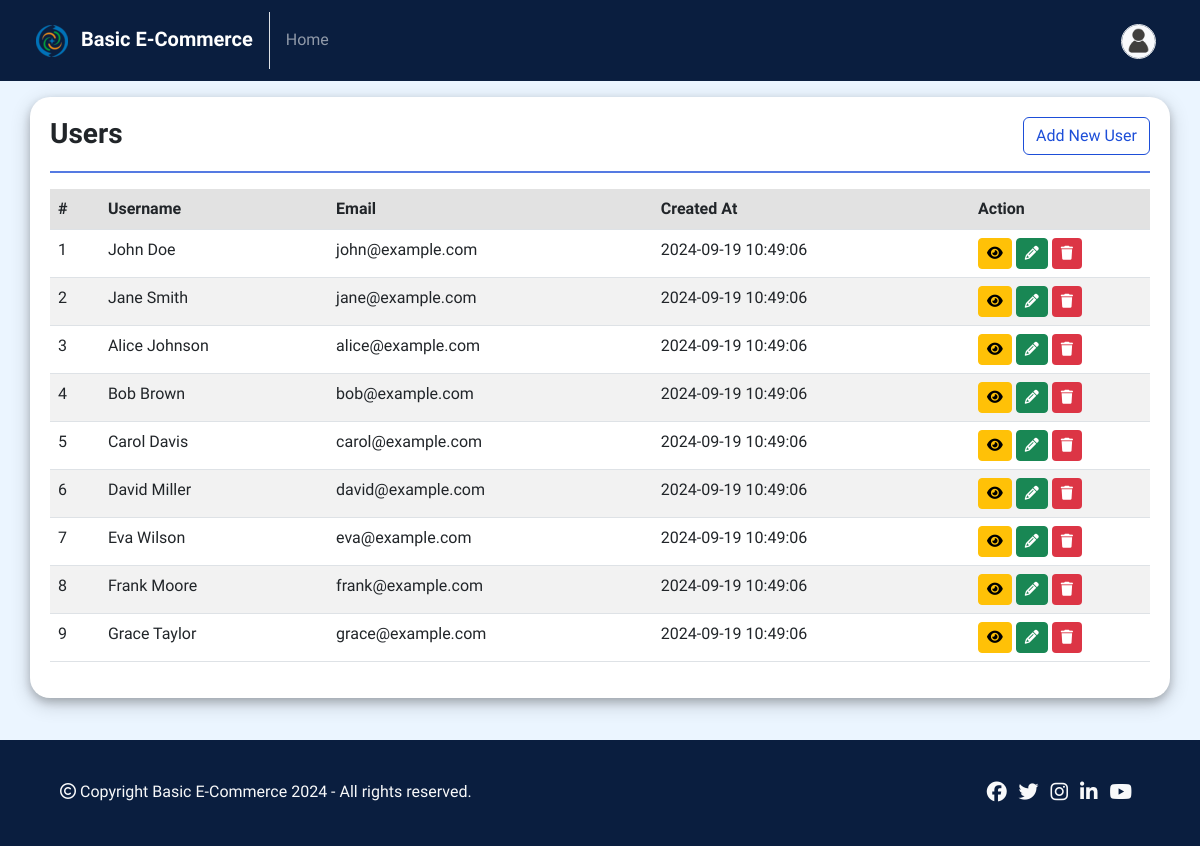
Before: /admin/users.php (signed in) with the older database file.
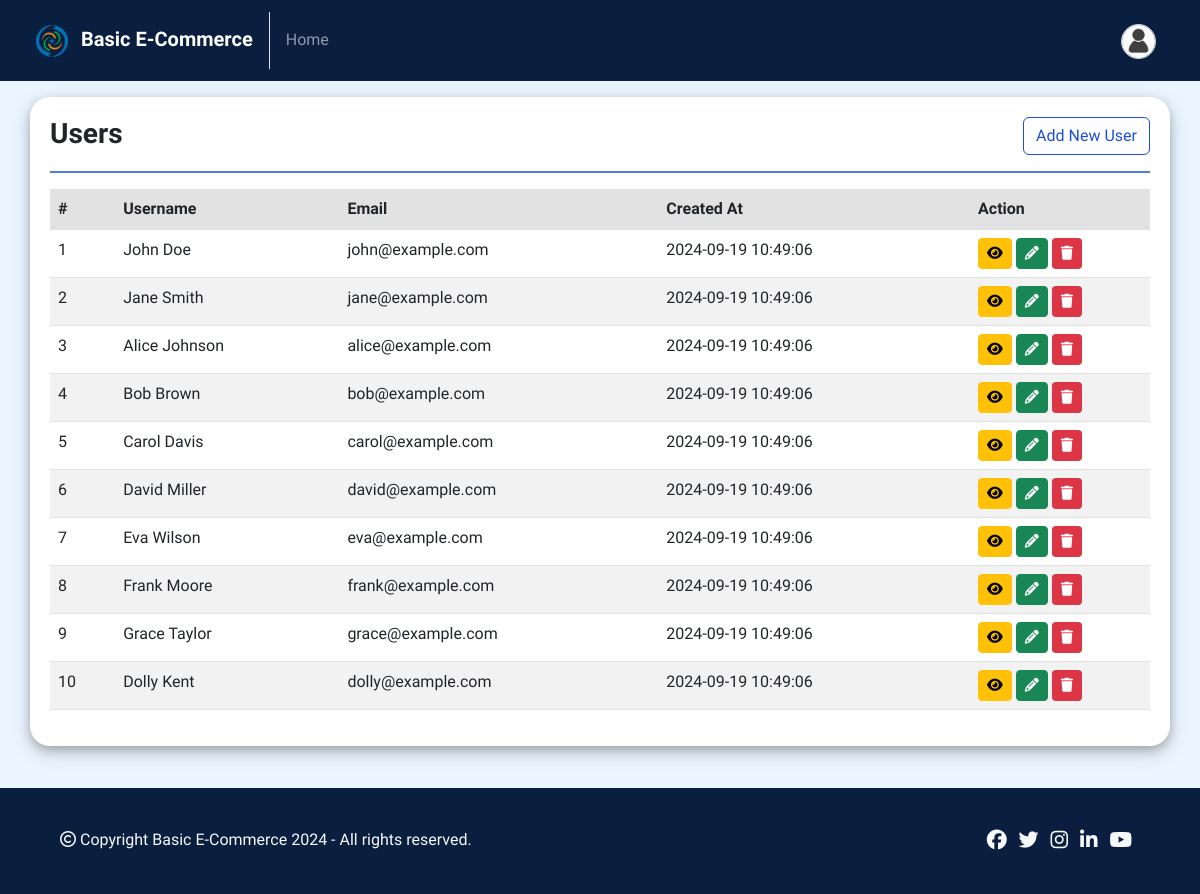
After: the same page with the newer database file.
### tables this page shows
CREATE TABLE `users` (
  `id` INT AUTO_INCREMENT PRIMARY KEY,
  `username` varchar(255) NOT NULL,
  `email` varchar(255) UNIQUE NOT NULL,
  `role` char(1) NOT NULL DEFAULT 'u',
  `password` varchar(255) NOT NULL,
  `created_at` datetime NOT NULL DEFAULT current_timestamp()
);

### admin/users.php (the view, shortened to what this page needs)
<?php
include("../includes/db-connection.php");
?>
<!DOCTYPE html>
<html lang="en">
<head>
    <?php include("../includes/head-contents.php"); ?>
</head>
<body>
    <?php include("../includes/navbar.php"); ?>
    <div class="container mt-1 mb-5">
        <div class="row">
            <div class="box">
                <div class="row">
                    <div class="col-8">
                        <h3 class="fw-bold my-0">Users</h3>
                    </div>
                    <div class="col-4 text-end">
                        <a href="user-create.php" class="btn btn-outline-danger">Add New User</a>
                    </div>
                </div>
                <hr>
                <div class="table-responsive crud-table">
                <?php
                $sql = "SELECT * FROM users WHERE role = 'u' ORDER BY created_at DESC";
                $stmt = $conn->prepare($sql);
                $stmt->execute();
                $result = $stmt->get_result();
                if($result->num_rows > 0) { ?>
                <table class="table table-striped">
                    <tr class="sticky-header">
                        <th>#</th>
                        <th>Username</th>
                        <th>Email</th>
                        <th>Created At</th>
                        <th>Action</th>
                    </tr>
                    <?php $i = 1; while($user = $result->fetch_assoc()) { ?>
                    <tr>
                        <td><?php echo $i++; ?></td>
                        <td><?php echo $user['username'] ?></td>
                        <td><?php echo $user['email'] ?></td>
                        <td><?php echo $user['created_at'] ?></td>
                        <td class="action-column">
                            <a href="user-view.php?id=<?php echo $user['id'] ?>" class="btn btn-warning btn-sm" title="View"><i class="fa fa-eye"></i></a>
                            <a href="user-update.php?id=<?php echo $user['id'] ?>" class="btn btn-success btn-sm" title="Edit"><i class="fa fa-pencil"></i></a>
                            <form action="user-delete.php" method="POST" class="d-inline-block">
                                <button type="submit" name="delete" class="btn btn-trash btn-sm" title="Delete" onclick="return confirm('Are you sure you want to remove this record?');"><i class="fa fa-trash"></i></button>
                            </form>
                        </td>
                    </tr>
                    <?php } ?>
                </table>
                <?php } else { ?>
                    <span class="fw-bold">No record found!</span>
                <?php } ?>
                </div>
            </div>
        </div>
    </div>
    <?php include("../includes/footer.php"); ?>
</body>
</html>

### includes/head-contents.php (shortened to what this page needs)
<link href="../css/bootstrap.min.css" rel="stylesheet">
<link rel="stylesheet" href="https://cdnjs.cloudflare.com/ajax/libs/font-awesome/6.6.0/css/all.min.css" />
<link href="../css/styles.css" rel="stylesheet">

### includes/navbar.php (shortened to what this page needs)
<?php
$current_page = basename($_SERVER['PHP_SELF']);
?>
<nav class="navbar navbar-expand-md bg-dark navbar-dark">
  <div class="container-fluid mx-4 my-1">
    <a class="navbar-brand fw-bold" href="../base/index.php">
      <img src="../images/logo.png" style="width: 32px;" alt="logo" class="me-2">
      <?php
        echo WEBSITE_NAME;
      ?>
    </a>
    <div class="collapse navbar-collapse" id="collapsibleNavbar">
      <ul class="navbar-nav w-100">
        <li class="nav-item mt-2 mb-1">
          <a class="nav-link <?php echo ($current_page == 'index.php') ? 'active fw-bold' : '' ?>" href="../base/index.php">Home</a>
        </li>
        <?php
        if(isset($_SESSION['loggedin']) && $_SESSION['loggedin'] == true)
        { ?>
        <li class="nav-item dropdown ms-md-auto" >
          <a class="nav-link login-btn <?php echo ($current_page == 'login.php') ? 'active' : '' ?>" id="navbarDropdown" role="button" data-bs-toggle="dropdown" aria-expanded="false" href="#">
            <?php $img = "../images/user.jpg"; ?>
            <img src="<?php echo $img; ?>" class="navbar-profile-image rounded-circle border mt-1">
          </a>
        </li>
        <?php } else { ?>
          <li class="nav-item color-white ms-md-auto btn badge mt-2 mb-2 <?php echo ($current_page == 'login.php') ? 'btn-danger' : 'btn-outline-danger' ?>">
            <a class="nav-link login-btn <?php echo ($current_page == 'login.php') ? 'active' : '' ?>" href="login.php">Login</a>
          </li>
        <?php } ?>
      </ul>
    </div>
  </div>
</nav>

### includes/footer.php (shortened to what this page needs)
<div class="container-fluid bg-dark mt-5 footer">
	<div class="row">
		<div class="col-md-6">
			<p class="text-light px-5 py-md-4 text-md-start text-center mt-3">
				<i class="fa-regular fa-copyright"></i>
				Copyright <?php echo WEBSITE_NAME . " " . date('Y'); ?> - All rights reserved.
			</p>
		</div>
		<div class="col-md-6">
			<p class="text-light px-5 py-md-4 text-md-end text-center mt-3">
				<a href="#" class="me-2 text-light h5" data-bs-toggle="tooltip" title="Facebook"><i class="fa-brands fa-facebook"></i></a>
				<a href="#" class="me-2 text-light h5" data-bs-toggle="tooltip" title="Twitter"><i class="fa-brands fa-twitter"></i></a>
				<a href="#" class="me-2 text-light h5" data-bs-toggle="tooltip" title="Instagram"><i class="fa-brands fa-instagram"></i></a>
				<a href="#" class="me-2 text-light h5" data-bs-toggle="tooltip" title="Linkedin"><i class="fa-brands fa-linkedin-in"></i></a>
				<a href="#" class="me-2 text-light h5" data-bs-toggle="tooltip" title="Youtube"><i class="fa-brands fa-youtube"></i></a>
			</p>
		</div>
	</div>
</div>

### css/styles.css (style rules this page uses)
:root { --mainColor: #1d4ed8; --bodyBackgroundColor: #ebf5ff; --buttonHoverColor: #1e40af; --formControlFocusBorderColor: rgba(29, 78, 216, 0.3); --formControlFocusShadowColor: rgba(29, 78, 216, 0.6); --navbarBackgroundColor: #0a1e3f; --footerBackgroundColor: #0a1e3f; }
* { font-family: 'Cabin', Helvetica, sans-serif; }
body { min-height: 100vh; position: relative; margin: 0; padding-bottom: 100px; box-sizing: border-box; background-color: var(--bodyBackgroundColor); }
.navbar { background-color: var(--navbarBackgroundColor) !important; }
.navbar .nav-item .nav-link::after { content: ''; display: block; width: 0; height: 2px; background: #ebe4e4; transition: width .3s; box-shadow: 0 4px 8px 0 rgba(0, 0, 0, 0.2), 0 6px 20px 0 rgba(0, 0, 0, 0.19); }
.navbar-profile-image { width: 35px; height: 35px; }
.box { box-shadow: 0 4px 8px 0 rgba(0, 0, 0, 0.2), 0 6px 20px 0 rgba(0, 0, 0, 0.19); padding: 20px; border-radius: 20px; background-color: #ffffff; }
hr { border: 1.5px solid var(--mainColor); opacity: 75%; }
.btn-outline-danger { border-color: var(--mainColor) !important; }
.text-danger, .btn-outline-danger { color: var(--mainColor) !important; }
.crud-table { min-height: 250px !important; max-height: 550px !important; }
.crud-table .action-column { width: 180px !important; }
.crud-table .btn-trash { background-color: #dc3545 !important; color:#fff !important; }
.crud-table .sticky-header th { position: sticky; top: 0; z-index: 1; background-color: #eeeeee; }
.footer { background-color: var(--footerBackgroundColor) !important; position: absolute; bottom: 0; }

Changed rows visible on the page:
added users: username "Dolly Kent", email "dolly@example.com", created_at "2024-09-19 10:49:06"
